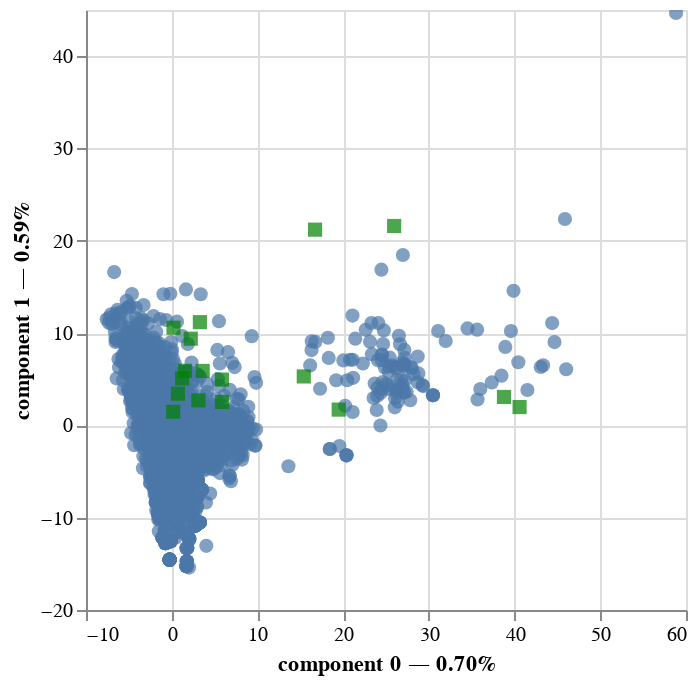

This figure's notebook cell:
### Code cell
print('En verde se plotean las columnas, en azul las observaciones.\nSe observan al menos dos grupos (o clusters) concentrados de observaciones. La ')
famd.plot(
    data_sin_na,
    x_component=0,
    y_component=1
)

### Figure 1 — Vega-Lite specification as saved in the notebook (floating-point values rounded to 4 significant figures; data arrays with more than 128 entries replaced by an {"elided": "..."} marker saying what was removed)
{"config": {"view": {"continuousWidth": 300, "continuousHeight": 300}}, "layer": [{"mark": {"type": "circle", "size": 50}, "encoding": {"tooltip": [{"field": "Booking_ID", "type": "nominal"}, {"field": "component 0", "type": "quantitative"}, {"field": "component 1", "type": "quantitative"}], "x": {"axis": {"title": "component 0 — 0.70%"}, "field": "component 0", "scale": {"zero": false}, "type": "quantitative"}, "y": {"axis": {"title": "component 1 — 0.59%"}, "field": "component 1", "scale": {"zero": false}, "type": "quantitative"}}, "name": "view_4"}, {"data": {"name": "data-692d8253db7fcf727f94091d8634f05d"}, "mark": {"type": "square", "color": "green", "size": 50}, "encoding": {"tooltip": [{"field": "variable", "type": "nominal"}], "x": {"field": "component 0", "scale": {"zero": false}, "type": "quantitative"}, "y": {"field": "component 1", "scale": {"zero": false}, "type": "quantitative"}}}], "data": {"name": "data-7792cedb683629b949815e927e92fd9e"}, "params": [{"name": "param_4", "select": {"type": "interval", "encodings": ["x", "y"]}, "bind": "scales", "views": ["view_4"]}], "$schema": "https://vega.github.io/schema/vega-lite/v5.8.0.json", "datasets": {"data-7792cedb683629b949815e927e92fd9e": {"elided": "5000 records"}, "data-692d8253db7fcf727f94091d8634f05d": [{"variable": "avg_price_per_room", "component 0": 5.862, "component 1": 2.539}, {"variable": "arrival_date", "component 0": 1.549, "component 1": 5.913}, {"variable": "arrival_month", "component 0": 3.613, "component 1": 5.899}, {"variable": "arrival_year", "component 0": 0.7251, "component 1": 3.434}, {"variable": "lead_time", "component 0": 16.72, "component 1": 21.2}, {"variable": "market_segment_type", "component 0": 25.95, "component 1": 21.6}, {"variable": "no_of_adults", "component 0": 15.41, "component 1": 5.301}, {"variable": "no_of_children", "component 0": 1.209, "component 1": 5.09}, {"variable": "no_of_previous_bookings_not_canceled", "component 0": 38.77, "component 1": 3.079}, {"variable": "no_of_previous_cancellations", "component 0": 19.48, "component 1": 1.708}, {"variable": "no_of_special_requests", "component 0": 2.222, "component 1": 9.392}, {"variable": "no_of_week_nights", "component 0": 5.86, "component 1": 4.966}, {"variable": "no_of_weekend_nights", "component 0": 3.117, "component 1": 2.704}, {"variable": "repeated_guest", "component 0": 40.58, "component 1": 1.985}, {"variable": "required_car_parking_space", "component 0": 0.1732, "component 1": 1.478}, {"variable": "room_type_reserved", "component 0": 3.287, "component 1": 11.18}, {"variable": "type_of_meal_plan", "component 0": 0.2117, "component 1": 10.58}]}}
